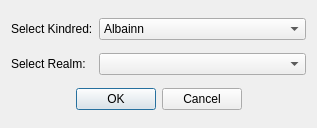
<?xml version="1.0" encoding="UTF-8"?>
<ui version="4.0">
 <class>NewMusterDialog</class>
 <widget class="QDialog" name="NewMusterDialog">
  <property name="geometry">
   <rect>
    <x>0</x>
    <y>0</y>
    <width>317</width>
    <height>128</height>
   </rect>
  </property>
  <property name="windowTitle">
   <string>Dialog</string>
  </property>
  <layout class="QGridLayout" name="gridLayout">
   <item row="0" column="0">
    <widget class="QLabel" name="kinLabel">
     <property name="sizePolicy">
      <sizepolicy hsizetype="Fixed" vsizetype="Preferred">
       <horstretch>0</horstretch>
       <verstretch>0</verstretch>
      </sizepolicy>
     </property>
     <property name="text">
      <string>Select Kindred:</string>
     </property>
    </widget>
   </item>
   <item row="1" column="0">
    <widget class="QLabel" name="reaLabel">
     <property name="text">
      <string>Select Realm:</string>
     </property>
    </widget>
   </item>
   <item row="0" column="1">
    <widget class="QComboBox" name="selectKindred">
     <item>
      <property name="text">
       <string>Albainn</string>
      </property>
     </item>
     <item>
      <property name="text">
       <string>Anglecynn</string>
      </property>
     </item>
     <item>
      <property name="text">
       <string>Atalantes</string>
      </property>
     </item>
     <item>
      <property name="text">
       <string>Brythoniad</string>
      </property>
     </item>
     <item>
      <property name="text">
       <string>Byzantii</string>
      </property>
     </item>
     <item>
      <property name="text">
       <string>Erainn</string>
      </property>
     </item>
     <item>
      <property name="text">
       <string>Formoraic</string>
      </property>
     </item>
     <item>
      <property name="text">
       <string>Infernii</string>
      </property>
     </item>
     <item>
      <property name="text">
       <string>Jutes</string>
      </property>
     </item>
     <item>
      <property name="text">
       <string>Khthones</string>
      </property>
     </item>
     <item>
      <property name="text">
       <string>Norse</string>
      </property>
     </item>
     <item>
      <property name="text">
       <string>Vras</string>
      </property>
     </item>
     <item>
      <property name="text">
       <string>Ysian</string>
      </property>
     </item>
    </widget>
   </item>
   <item row="1" column="1">
    <widget class="QComboBox" name="selectRealm"/>
   </item>
   <item row="2" column="0" colspan="2">
    <widget class="QDialogButtonBox" name="buttonBox">
     <property name="orientation">
      <enum>Qt::Horizontal</enum>
     </property>
     <property name="standardButtons">
      <set>QDialogButtonBox::Cancel|QDialogButtonBox::Ok</set>
     </property>
     <property name="centerButtons">
      <bool>true</bool>
     </property>
    </widget>
   </item>
  </layout>
 </widget>
 <resources/>
 <connections>
  <connection>
   <sender>buttonBox</sender>
   <signal>accepted()</signal>
   <receiver>NewMusterDialog</receiver>
   <slot>accept()</slot>
   <hints>
    <hint type="sourcelabel">
     <x>248</x>
     <y>254</y>
    </hint>
    <hint type="destinationlabel">
     <x>157</x>
     <y>274</y>
    </hint>
   </hints>
  </connection>
  <connection>
   <sender>buttonBox</sender>
   <signal>rejected()</signal>
   <receiver>NewMusterDialog</receiver>
   <slot>reject()</slot>
   <hints>
    <hint type="sourcelabel">
     <x>316</x>
     <y>260</y>
    </hint>
    <hint type="destinationlabel">
     <x>286</x>
     <y>274</y>
    </hint>
   </hints>
  </connection>
 </connections>
</ui>
